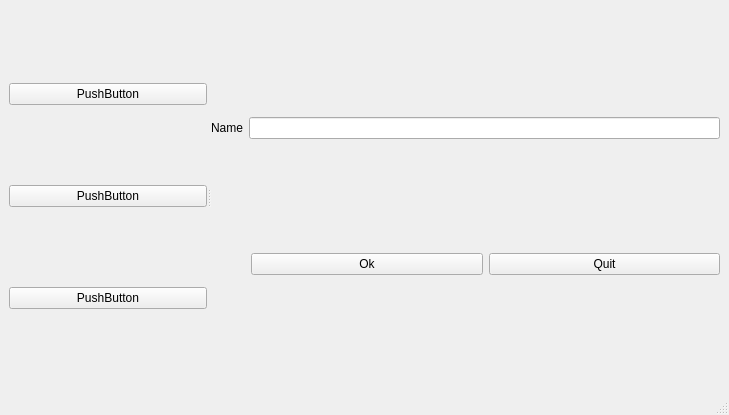
<?xml version="1.0" encoding="UTF-8"?>
<ui version="4.0">
 <class>MainWindow</class>
 <widget class="QMainWindow" name="MainWindow">
  <property name="geometry">
   <rect>
    <x>0</x>
    <y>0</y>
    <width>729</width>
    <height>415</height>
   </rect>
  </property>
  <property name="windowTitle">
   <string>MainWindow</string>
  </property>
  <widget class="QWidget" name="centralwidget">
   <layout class="QHBoxLayout" name="horizontalLayout_3">
    <item>
     <widget class="QSplitter" name="splitter">
      <property name="orientation">
       <enum>Qt::Orientation::Horizontal</enum>
      </property>
      <widget class="QWidget" name="">
       <layout class="QVBoxLayout" name="verticalLayout_2">
        <item>
         <widget class="QPushButton" name="pushButton_3">
          <property name="text">
           <string>PushButton</string>
          </property>
         </widget>
        </item>
        <item>
         <widget class="QPushButton" name="pushButton_4">
          <property name="text">
           <string>PushButton</string>
          </property>
         </widget>
        </item>
        <item>
         <widget class="QPushButton" name="pushButton_5">
          <property name="text">
           <string>PushButton</string>
          </property>
         </widget>
        </item>
       </layout>
      </widget>
      <widget class="QWidget" name="">
       <layout class="QVBoxLayout" name="verticalLayout">
        <item>
         <layout class="QHBoxLayout" name="horizontalLayout">
          <item>
           <widget class="QLabel" name="label">
            <property name="text">
             <string>Name</string>
            </property>
            <property name="buddy">
             <cstring>lineEdit</cstring>
            </property>
           </widget>
          </item>
          <item>
           <widget class="QLineEdit" name="lineEdit"/>
          </item>
         </layout>
        </item>
        <item>
         <layout class="QHBoxLayout" name="horizontalLayout_2">
          <item>
           <spacer name="horizontalSpacer">
            <property name="orientation">
             <enum>Qt::Orientation::Horizontal</enum>
            </property>
            <property name="sizeType">
             <enum>QSizePolicy::Policy::Preferred</enum>
            </property>
            <property name="sizeHint" stdset="0">
             <size>
              <width>40</width>
              <height>20</height>
             </size>
            </property>
           </spacer>
          </item>
          <item>
           <widget class="QPushButton" name="pushButton">
            <property name="text">
             <string>Ok</string>
            </property>
           </widget>
          </item>
          <item>
           <widget class="QPushButton" name="pushButton_2">
            <property name="text">
             <string>Quit</string>
            </property>
           </widget>
          </item>
         </layout>
        </item>
       </layout>
      </widget>
     </widget>
    </item>
   </layout>
  </widget>
  <widget class="QMenuBar" name="menubar">
   <property name="geometry">
    <rect>
     <x>0</x>
     <y>0</y>
     <width>729</width>
     <height>20</height>
    </rect>
   </property>
  </widget>
  <widget class="QStatusBar" name="statusbar"/>
 </widget>
 <resources/>
 <connections/>
</ui>
